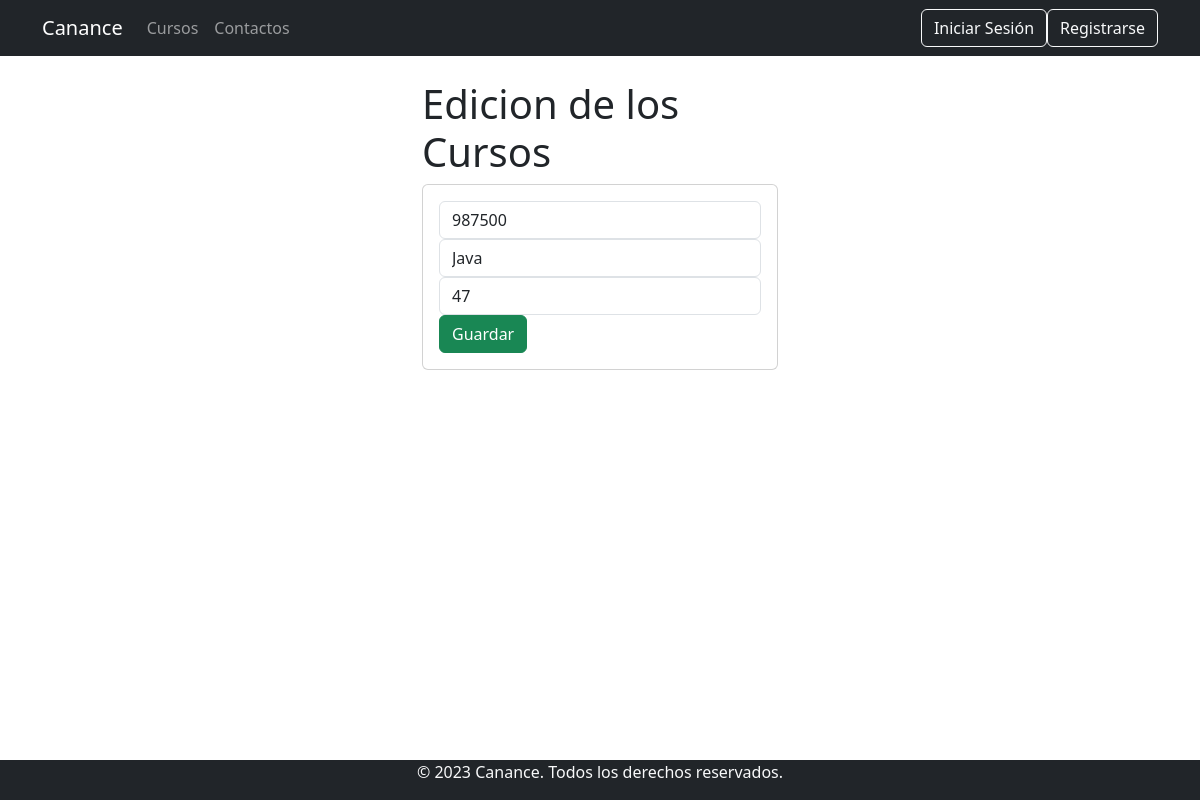
The page /gestion_cursos/edicionCurso/987500/ on the database its author committed.
### Canance/models.py (models this page shows, shortened)
class Cursos(models.Model):
    codigo=models.CharField(primary_key=True,max_length=6)
    nombre=models.CharField(max_length=6)
    precio=models.PositiveSmallIntegerField()

### Canance/views.py (the view)
# urls.py: path('gestion_cursos/edicionCurso/<int:codigo>/', views.edicionCurso, name='edicionCurso'),
def edicionCurso(request, codigo):
    curso = Cursos.objects.get(codigo=codigo)
    return render(request, 'edicionCurso.html', {"curso": curso})

### Canance/templates/edicionCurso.html (shortened to what this page needs)
{% extends "./base.html" %}
{% block body %}
<div class="row">
    <div class="col-md-4 offset-md-4">
        <h1>Edicion de los Cursos</h1>
        <div class="card">
            <div class="card-body">
                <form action="/editarCurso/" method="POST"> {% csrf_token %}
                    <div class="form-group">
                        <input type="text" id="txtCodigo" name="txtCodigo" value="{{curso.codigo}}" class="form-control" placeholder="Codigo" minlength="6" maxlength="6" readonly required>
                    </div>
                    <div class="form-group">
                        <input type="text" id="txtNombre" name="txtNombre" value="{{curso.nombre}}" class="form-control" placeholder="Nombre" maxlength="50" required>
                    </div>
                    <div class="form-group">
                        <input type="text" id="numPrecio" name="numPrecio" value="{{curso.precio}}" class="form-control"  min="1" max="100" value="1" required>
                    </div>
                    <div class="form-group">
                        <button type="submit" class="btn btn-success btn-block text-white">Guardar</button>
                    </div>
                </form>
            </div>
        </div>
    </div>
</div>
{% endblock %}

### Canance/static/css/styles.css (style rules this page uses)
html, body { height: 100%; margin: 0; padding: 0; }

### rows shown on the page
Cursos: txtCodigo "987500", txtNombre "Java", numPrecio "47"
